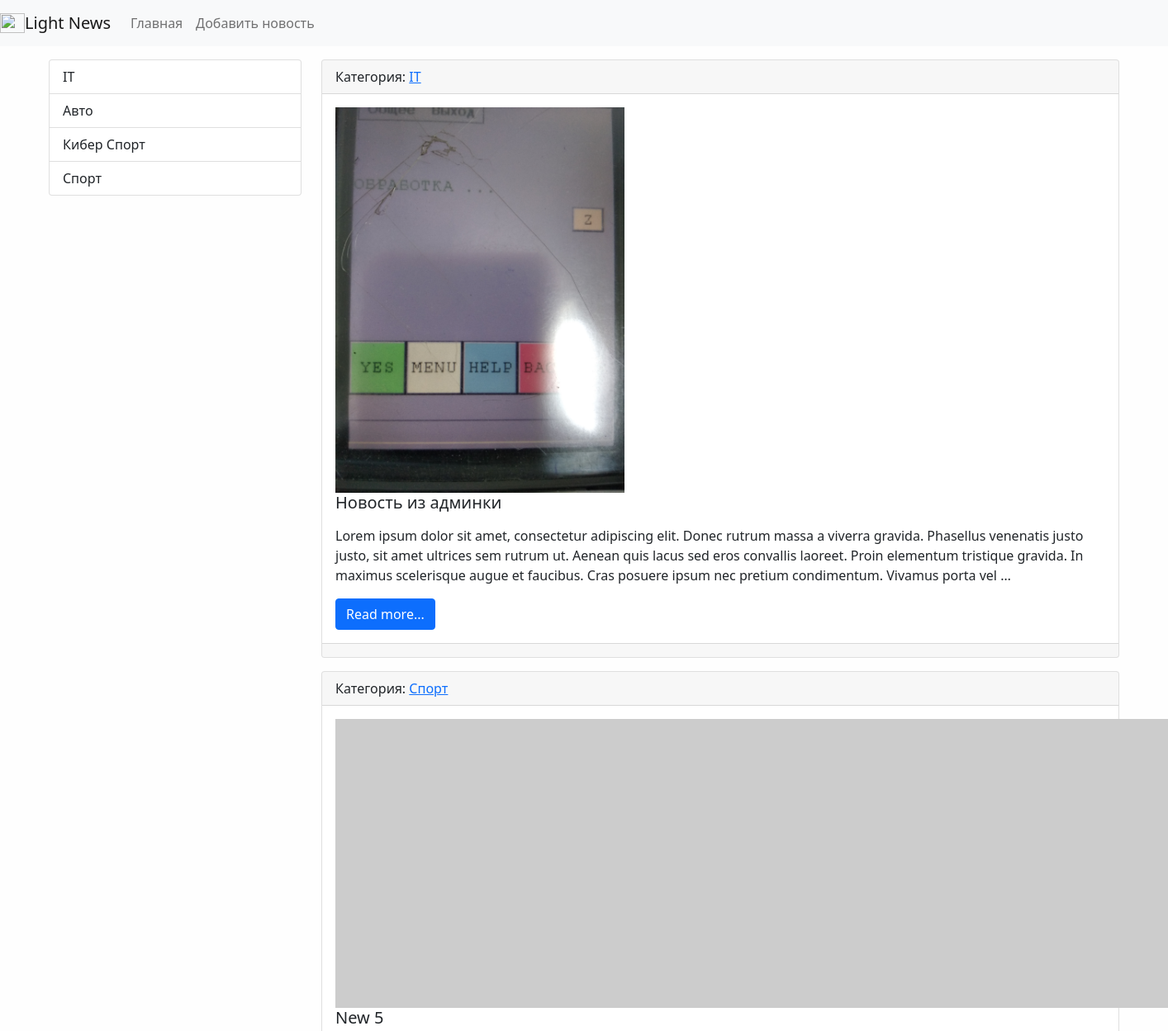
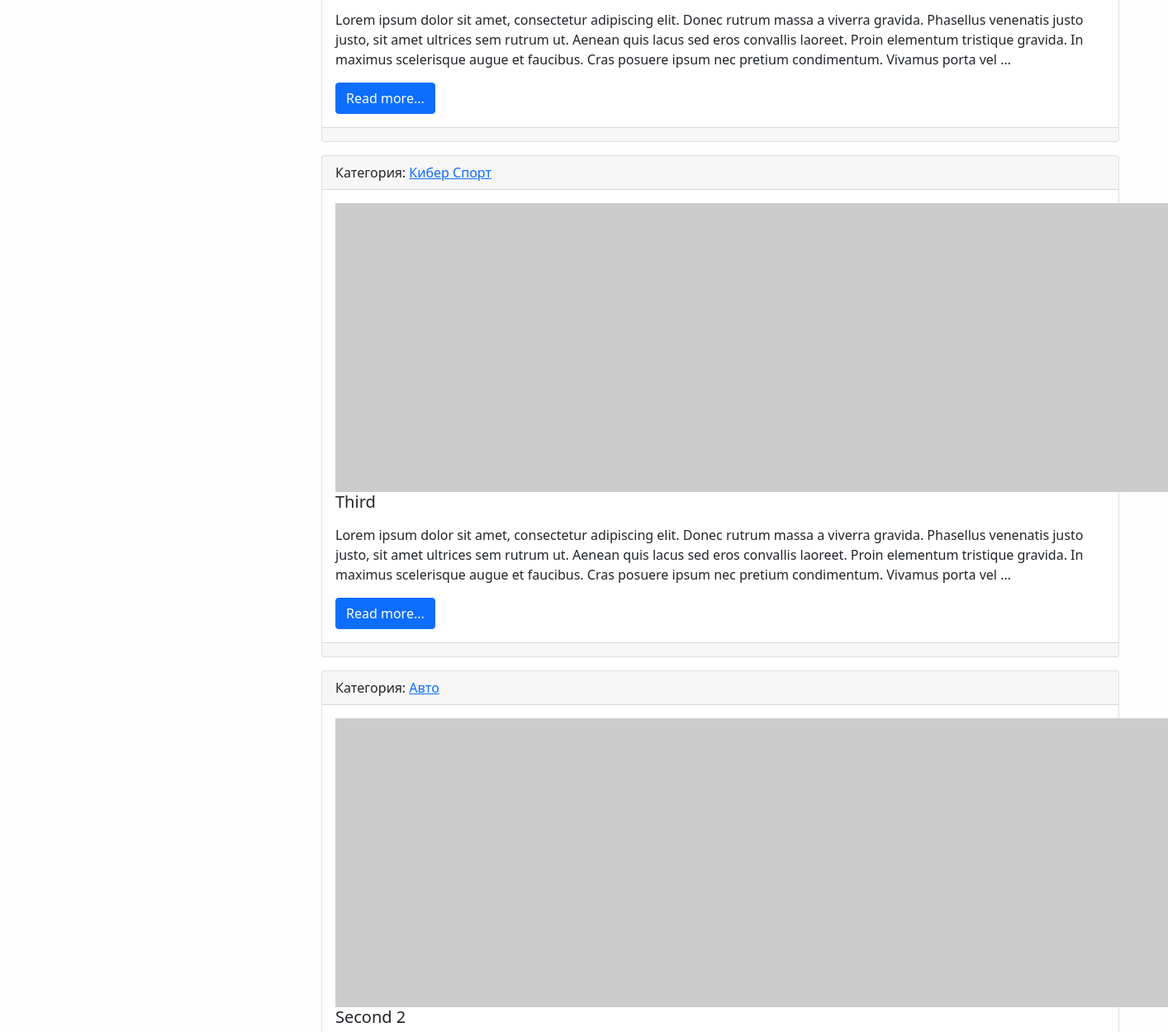
Before: / (upper part) with the older database file (2 pictures, top to bottom).
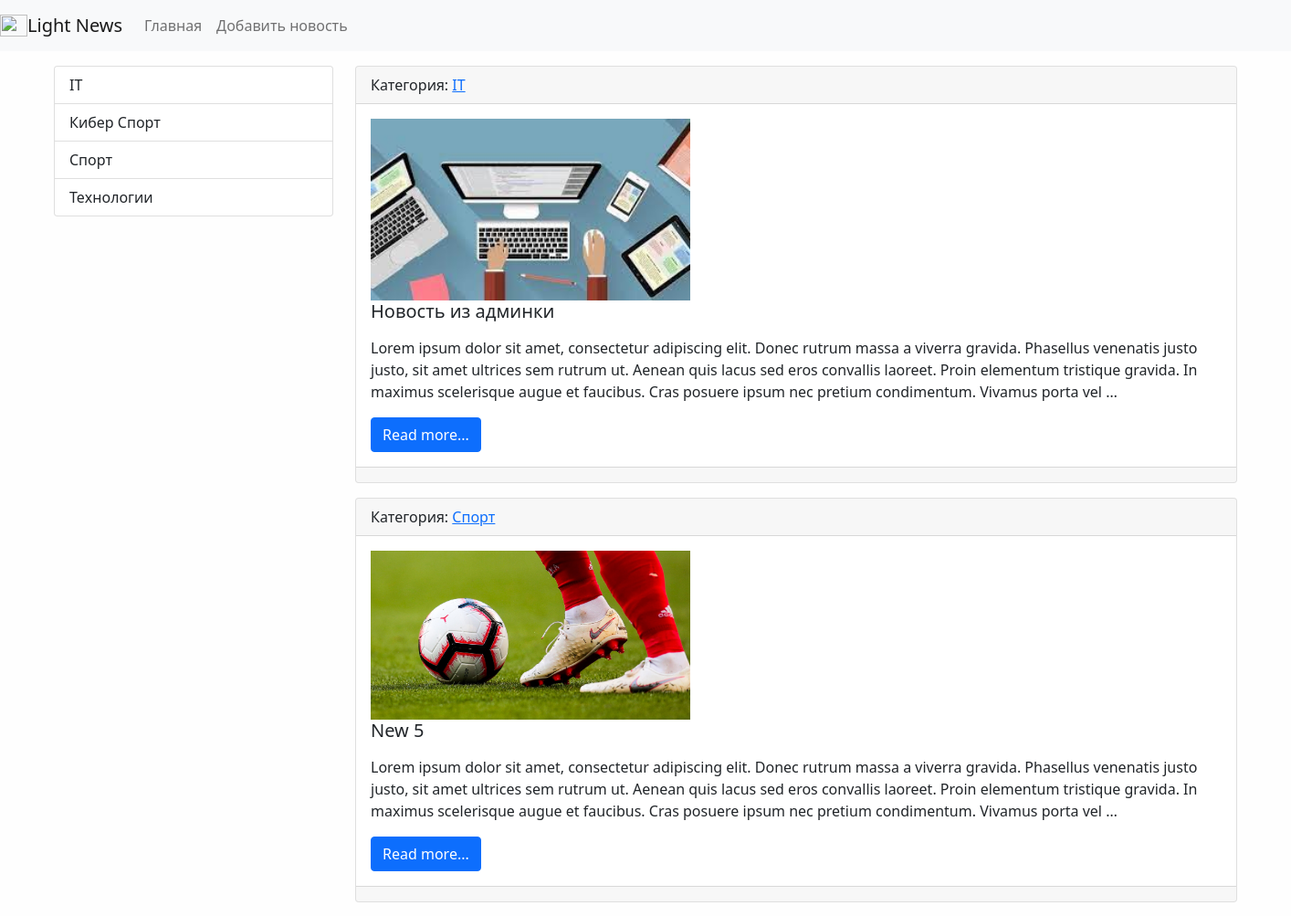
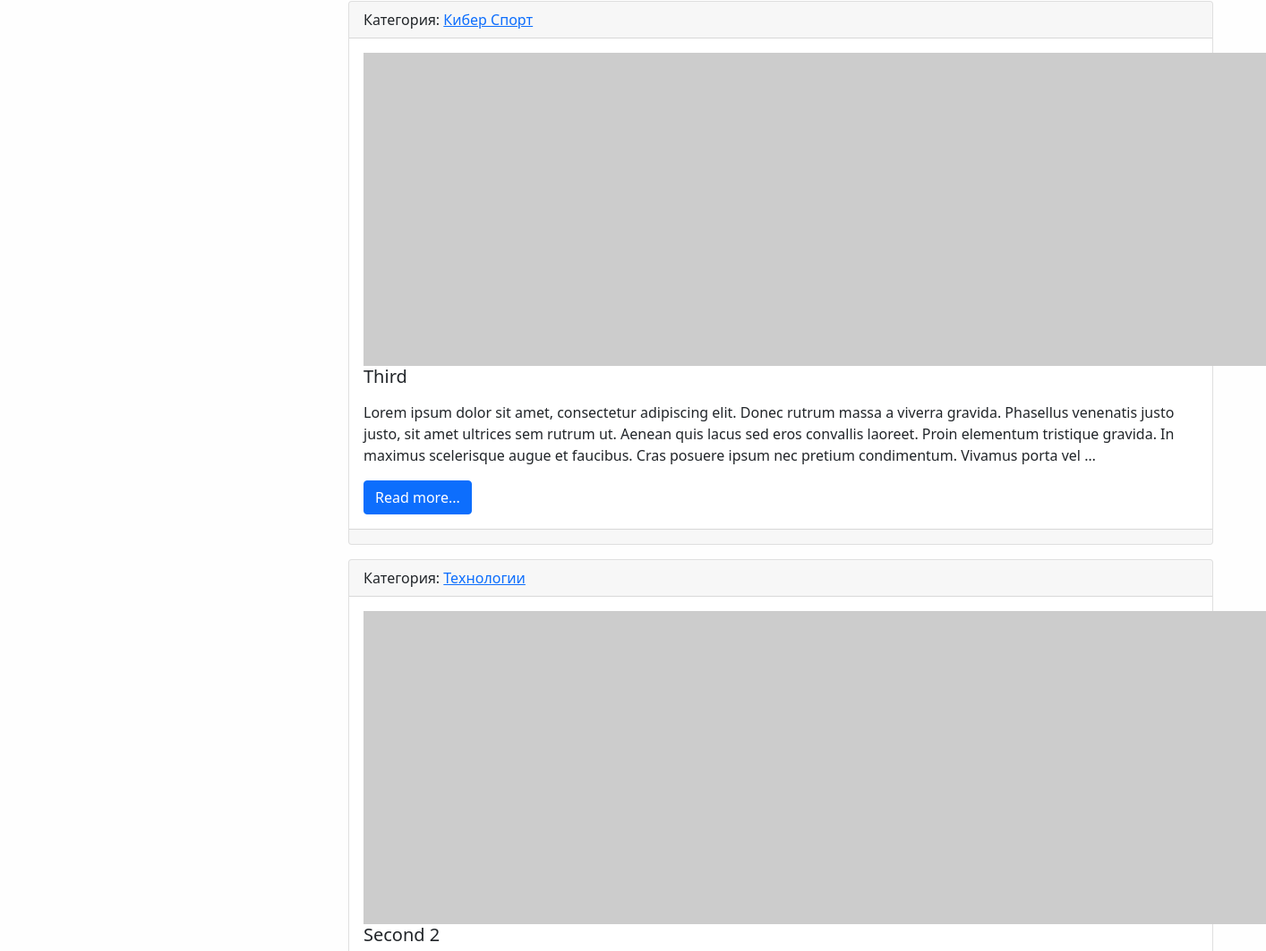
After: the same page with the newer database file (2 pictures, top to bottom).
### news/models.py (models this page shows, shortened)
class Category(models.Model):
    title = models.CharField(max_length=150, db_index=True)
    def get_absolute_url(self):
        return reverse_lazy('category', kwargs={'category_id': self.pk})
    def __str__(self):
        return self.title
    class Meta:
        verbose_name = 'Категория'
        verbose_name_plural = 'Категории'
        ordering = ['title']

class News(models.Model):
    title = models.CharField(max_length=128)
    content = models.TextField(blank=True)
    created_date = models.DateTimeField(auto_now_add=True)
    updated_date = models.DateTimeField(auto_now=True)
    photo = models.ImageField(upload_to='photos/%Y/%m/%d', blank=True)
    publish = models.BooleanField(default=True)
    category = models.ForeignKey('Category', on_delete=models.PROTECT, null=True)
    def get_absolute_url(self):
        return reverse_lazy('view_news', kwargs={'news_id': self.pk})
    class Meta:
        verbose_name = 'Новость'
        verbose_name_plural = 'Новости'
        ordering = ['-created_date']

### news/views.py (the view)
# urls.py: path('', index, name='home'),
def index(request):
    news = News.objects.all()
    context = {'news': news,
               'title': 'News List',
               }
    return render(request, 'news/index.html', context=context)

### news/templatetags/news_tags.py (called while the page is built)
@register.inclusion_tag('news/list_categories.html')
def show_categories():
    categories = Category.objects.all()
    return {'categories': categories}

### news/templates/news/index.html (shortened to what this page needs)
{% extends 'base.html' %}
{% block sidebar %}
{% include 'inc/_sidebar.html' %}
{% endblock %}
{% block content %}
{% for item in news %}
<div class="card mb-3">
    <div class="card-header">
        Категория: <a href="{{ item.category.get_absolute_url }}">{{ item.category }}</a>
    </div>
    <div class="card-body">
        <div class="media">
            {% if item.photo %}
                <img src="{{ item.photo.url }}" width="350" class="mr-3">
            {% else %}
                <img src="https://picsum.photos/id/1060/350/235/?blur=2" class="mr-3">
            {% endif %}
            <div class="media-body">
                <h5 class="card-title">{{ item.title }}</h5>
                <p class="card-text">{{ item.content|safe|linebreaks|truncatewords:50 }}</p>
                <a href="{{ item.get_absolute_url }}" class="btn btn-primary">Read more...</a>
            </div>
         </div>
    </div>
    <div class="card-footer text-muted">
    </div>
</div>
{% endfor %}
{% endblock %}

### templates/base.html (shortened to what this page needs)
{% load static %}
<!doctype html>
<html lang="en">
<head>
    <link rel="stylesheet" href="{% static 'bootstrap/css/bootstrap.min.css' %}">
    <link rel="stylesheet" href="{% static 'css/style.css' %}">
</head>
<body>
{% include 'inc/_nav.html' %}
<div class="container mt-3">
    <div class="row">
        <div class="col-md-3">
            {% block sidebar %}{% endblock %}
        </div>
        <div class="col-md-9">
            {% block content %}{% endblock %}
        </div>
    </div>
</div>
</body>
</html>

### templates/inc/_nav.html (shortened to what this page needs)
<nav class="navbar navbar-expand-lg navbar-light bg-light">
    <img src="https://img2.freepng.ru/20180407/jcw/kisspng-feather-computer-icons-quill-clip-art-fountain-pen-5ac8f3473a56e1.277673331523118919239.jpg"
         alt="" width="30" height="24" class="d-inline-block align-text-top">
    <a class="navbar-brand" href="{% url 'home' %}">Light News</a>
    <div class="collapse navbar-collapse" id="navbarSupportedContent">
        <ul class="navbar-nav mr-auto">
            <li class="nav-item"><a class="nav-link" href="{% url 'home' %}">Главная</a></li>
            <li class="nav-item"><a class="nav-link" href="{% url 'home' %}">Добавить новость</a></li>
        </ul>
    </div>
</nav>

### templates/inc/_sidebar.html (shortened to what this page needs)
{% load news_tags %}
{% show_categories %}

### news/templates/news/list_categories.html
<div class="list-group">
    {% for item in categories %}
    <a href="{{ item.get_absolute_url }}" class="list-group-item list-group-item-action">
        {{ item.title }}</a>
    {% endfor %}
</div>

### my_app/static/css/style.css (style rules this page uses)
body { background-color: #fefefe; }

Changed rows visible on the page:
changed Category: title "Авто" → "Технологии"; moves down the list
changed News "Новость из админки": photo: a different picture
changed News "New 5": photo: picture added
changed through a linked row, News "Second 2": category "Авто" → "Технологии"
